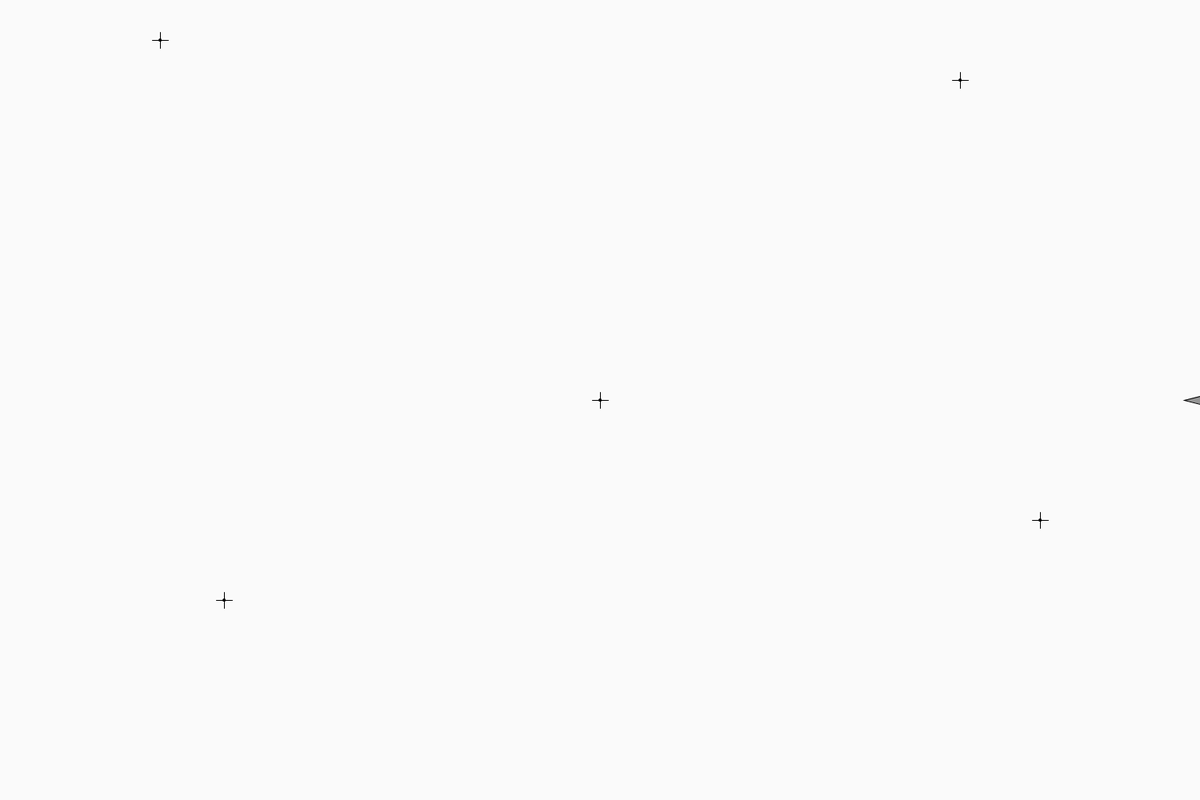
Frame 1 (no input)
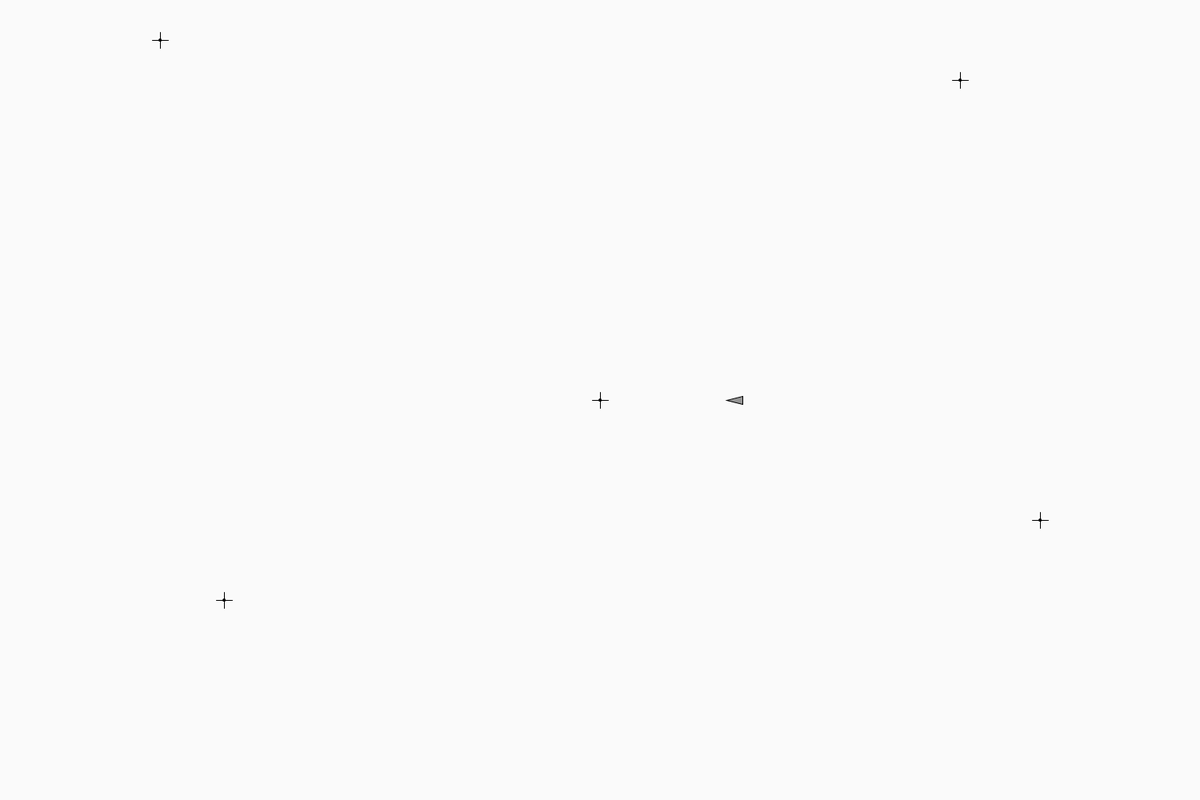
Frame 60 (the mouse pressed at the canvas centre just before this capture)
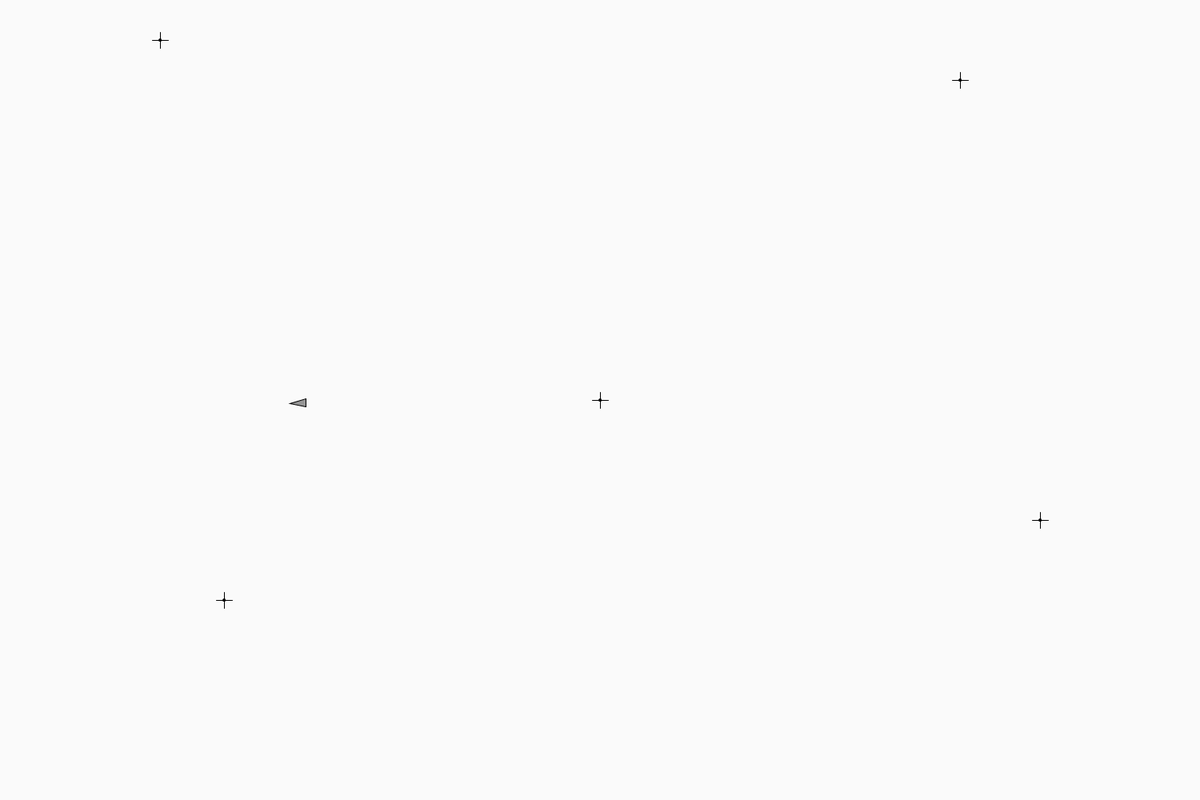
Frame 120 (the mouse held since frame 60 and released just before this capture)

The Processing sketch that drew these frames (run headless with seeded random() and noise(); from frame 60 on, the mouse is pressed at the canvas centre):

// Processing sketch: The_HideAgentCar
// ── The_HideAgentCar.pde

Barrier barrier;
Vehicle vehicle;
void setup()
{
  size(1500,1000);
  PVector []positions = new PVector[5];
  positions[0] = new PVector(200,50);
  positions[1] = new PVector(280,750);
  positions[2] = new PVector(width/2,height/2);
  positions[3] = new PVector(1200,100);
  positions[4] = new PVector(1300,650);
  barrier = new Barrier(10,positions);
  vehicle = new Vehicle(barrier,5,0.01,5);
}

void draw()
{
  background(250);
  barrier.display();
  vehicle.move();
}
// ── Barrier.pde
class Barrier
{
  ArrayList<PVector> barrier;
  float r;
  
  Barrier(float _r,PVector []positions)
  {
     barrier = new ArrayList<PVector>();
     r = _r;
     for(int i =0;i<positions.length;i++)
     {
       PVector pos = positions[i];
       barrier.add(pos);
     }
  }
  
  void display()
  {
    fill(0);
    
   for(PVector location:barrier)
   {
     pushMatrix();
     translate(location.x,location.y);
     ellipse(0,0,3,3);
     line(0,0,r,0);
     line(0,0,-r,0);
     line(0,0,0,r);
     line(0,0,0,-r);
     popMatrix();
   }
   
   noFill();
    
  }
}
// ── Vehicle.pde
class Vehicle
{
  Barrier barrier;
 PVector location;
 PVector velocity;
 PVector acceleration;
 float angle;
 float r;
 float maxSpeed;
 float maxForce;
 
 
 Vehicle(Barrier _barrier,float _maxSpeed,float _maxForce,float _r)
 {
     barrier = _barrier;
     r = _r;
     maxSpeed = _maxSpeed;
     maxForce = _maxForce;
     location = new PVector(width,height/2);
     velocity = new PVector(-10,0);
     acceleration = new PVector();
     angle = 0;
     
 }
 
 void move()
 {
   hide();
   update();
   display();
   isOutSide();
 }
 
 void display()
 {
   angle = velocity.heading2D()+PI/2;
   fill(150);
   pushMatrix();
   translate(location.x,location.y);
   rotate(angle);
   beginShape();
   vertex(0, -r*2);
   vertex(-r, r*2);
   vertex(r, r*2);
   endShape(CLOSE);
   popMatrix();
   noFill();
 }
 
 void hide()
 {
   float setOff = 0;
   int number = barrier.barrier.size();
   PVector force = new PVector();
   for(int i = 0;i<number;i++)
   {
     PVector target = barrier.barrier.get(i);
     PVector desired = PVector.sub(target,location);
     float distance = desired.mag();
     distance = constrain(distance,25,100);
     println(distance);
     // the Length of the target to the vehicle
     
     desired.normalize();
     desired.mult(maxSpeed);
     
     PVector turnForce = PVector.sub(desired,velocity);
     turnForce.y*=-1;
     setOff = 1/distance;
     turnForce.mult(setOff);
     force.add(turnForce);
   }
   force.normalize();
   force.mult(maxForce);
   applyForce(force);
 }
 
 void applyForce(PVector force)
 {
   
   PVector f = force.get();
   acceleration.add(f);
   
 }
 
 void update()
 {
   velocity.add(acceleration);
   location.add(velocity);
   acceleration.mult(0);
 }
 
 void isOutSide()
 {
    if(location.x<-50||location.x>width+50)
    {
      velocity.x = -velocity.x;
    }
     
     if(location.y<-50||location.y>height+50)
     {
       velocity.y = -velocity.y;
     }
 }
  //Set the Bounde of the game
}
